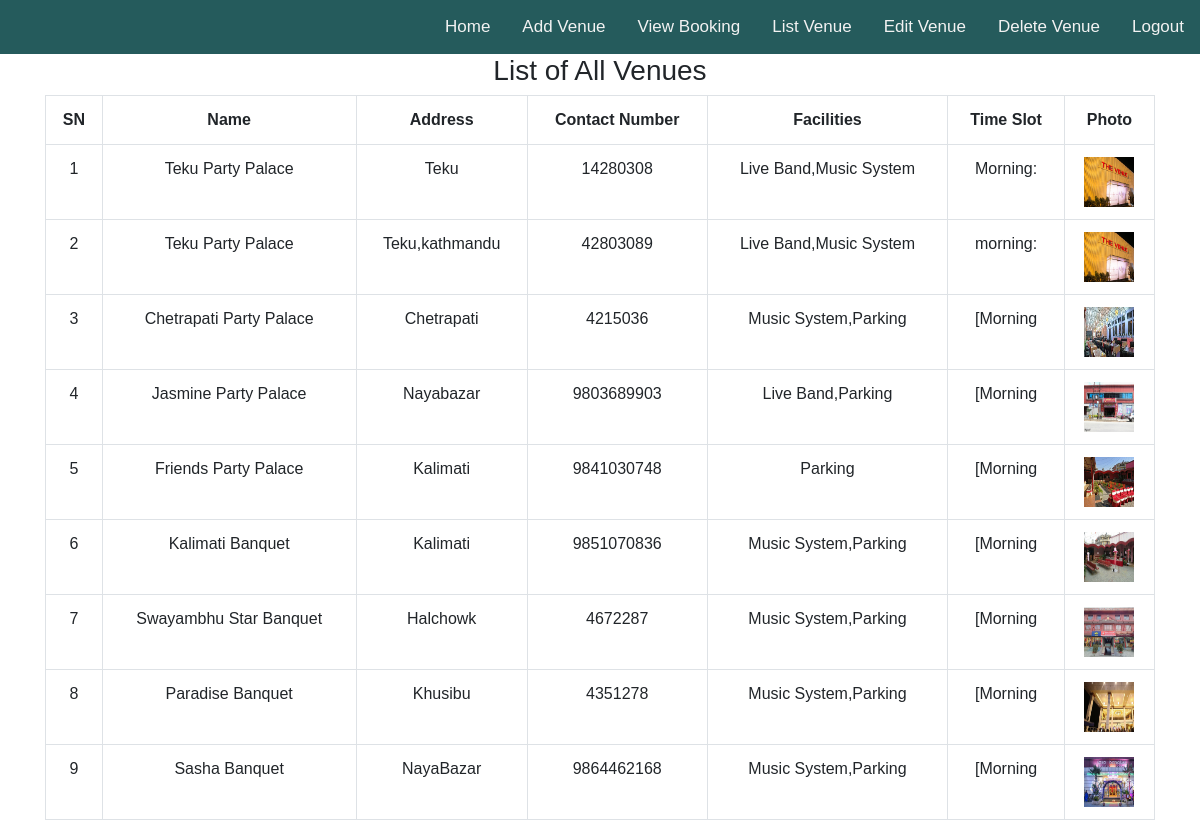
/list_venue.php (signed in), run on the app's committed database.
### tables this page shows
CREATE TABLE `tbl_add_venues` (
  `id` int(255) NOT NULL,
  `name` varchar(50) NOT NULL,
  `address` varchar(50) NOT NULL,
  `contact` bigint(20) NOT NULL,
  `facilities` varchar(255) NOT NULL,
  `description` varchar(255) NOT NULL,
  `photo` varchar(200) DEFAULT NULL
);

### list_venue.php (the view, shortened to what this page needs)
<?php
include("dbconnect.php");
?>
<!DOCTYPE html>
<html>
<head>
  <link rel="stylesheet" href="bootstrap_css/bootstrap.min.css">
</head>
<body>
	<div class="topnav">
		<a href="logout.php">Logout</a>
		<a href="delete_venue.php">Delete Venue</a>
		<a href="edit_venue.php">Edit Venue</a>
		<a href="list_venue.php">List Venue</a>
		<a href="view_booking.php">View Booking</a>
		<a href="add_venue.php">Add Venue</a>
		<a href="home.php">Home</a>
	</div>
<div class="container">
<h3> List of All Venues</h3>
<?php
$sql="select * from tbl_add_venues Order by id DESC";
$result = $conn->query($sql);
if($result->num_rows <= 0){
	echo "Data not found !";
}else{
?>
<table align="center" class="table table-bordered">
<tr>
		<th>SN</th>
		<th>Name</th>
		<th>Address</th>
		<th>Contact Number</th>
		<th>Facilities</th>
		<th>Time Slot</th>
		<th>Photo</th>
</tr>
<?php
$i=1;
	 while($rows = $result->fetch_assoc()){
	 	$pos = strpos($rows['description'],' ',0);
		$description = substr($rows['description'],0,$pos );
		$photo=$rows['photo'];
		if($photo !=''){
			$display_image = 'upload/'.$photo;
		}else{
			$display_image = 'images/noimage.png';
		}
?>
	<tr>
		<td><?php echo $i;?></td>
		<td><?php echo $rows['name'];?></td>
		<td><?php echo $rows['address'];?></td>
		<td><?php echo $rows['contact'];?></td>
		<td><?php echo $rows['facilities'];?></td>
		<td><?php echo $description;?></td>
		<td><img src="<?php echo $display_image; ?>" width="50" height="50" /></td>
	</tr>
<?php
	$i++;
	 }
?>
	 </table>
<?php
	}
?>
</div>
</body>
</html>

### list_venue.php (style rules this page uses)
body { text-align: center; margin: 0; font-family: Arial, Helvetica, sans-serif; }
.topnav { overflow: hidden; background-color: #255B5C; }
.topnav a { float: right; color: #f2f2f2; text-align: center; padding: 14px 16px; text-decoration: none; font-size: 17px; }

### data on the page
tbl_add_venues: name "Teku Party Palace", address "Teku", contact "14280308", facilities "Live Band,Music System", description "Morning:", photo (picture)
tbl_add_venues: name "Teku Party Palace", address "Teku,kathmandu", contact "42803089", facilities "Live Band,Music System", description "morning:", photo (picture)
tbl_add_venues: name "Chetrapati Party Palace", address "Chetrapati", contact "4215036", facilities "Music System,Parking", description "[Morning", photo (picture)
tbl_add_venues: name "Jasmine Party Palace", address "Nayabazar", contact "9803689903", facilities "Live Band,Parking", description "[Morning", photo (picture)
tbl_add_venues: name "Friends Party Palace", address "Kalimati", contact "9841030748", facilities "Parking", description "[Morning", photo (picture)
tbl_add_venues: name "Kalimati Banquet", address "Kalimati", contact "9851070836", facilities "Music System,Parking", description "[Morning", photo (picture)
tbl_add_venues: name "Swayambhu Star Banquet", address "Halchowk", contact "4672287", facilities "Music System,Parking", description "[Morning", photo (picture)
tbl_add_venues: name "Paradise Banquet", address "Khusibu", contact "4351278", facilities "Music System,Parking", description "[Morning", photo (picture)
tbl_add_venues: name "Sasha Banquet", address "NayaBazar", contact "9864462168", facilities "Music System,Parking", description "[Morning", photo (picture)
